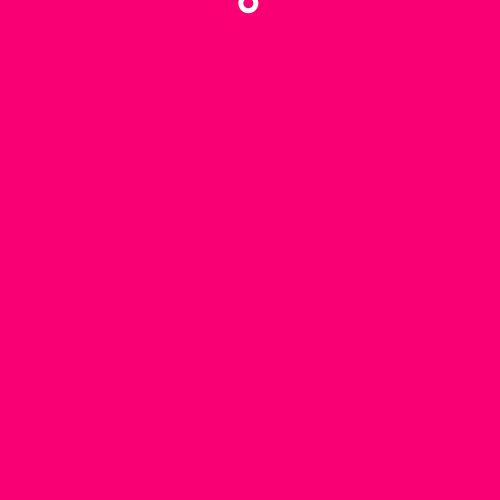
Frame 1 (no input)
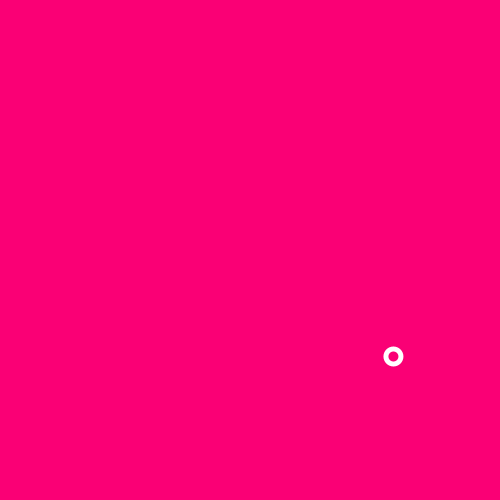
Frame 60 (the mouse pressed at the canvas centre just before this capture)
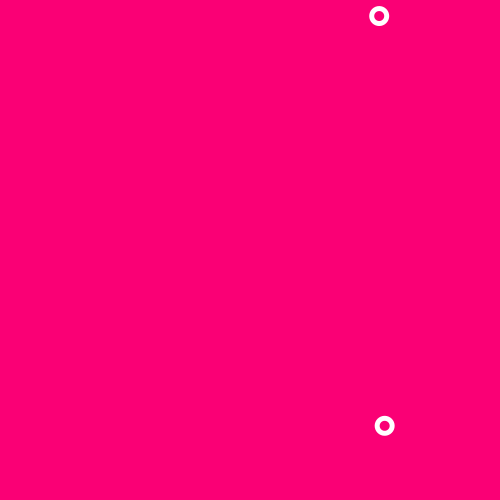
Frame 120 (the mouse held since frame 60 and released just before this capture)

The Processing sketch that drew these frames (run headless with seeded random() and noise(); from frame 60 on, the mouse is pressed at the canvas centre):

// Processing sketch: Apples_Arraylist
// ── Apples_Arraylist.pde
/*/////////////////////
Created by Nidhi Malhotra
for MFADT CCLab Fall 12
/////////////////////*/

ArrayList donuts;

void setup() {
  size(500,500);
  donuts = new ArrayList();
  donuts.add(new Donut(width/2, 0));
}

void draw() {
  background(250, 0, 117);
  for (int i = donuts.size()-1; i >= 0; i--) { 
    // An ArrayList doesn't know what it is storing so we have to cast the object coming out
    Donut myDonut = (Donut) donuts.get(i);
    myDonut.move();
    myDonut.display();
//    if (myDonut.finished()) {
//      // Items can be deleted with remove()
//      donuts.remove(i);
//    }
  }
}
void mousePressed() {
  // A new ball object is added to the ArrayList (by default to the end)
  donuts.add(new Donut(mouseX, mouseY));
}

// ── Apple.pde
class Donut { 
  color c; 
  float xPos;
  float yPos;
  float xSpeed;
  float ySpeed;
  float acc;
  float life = 255;

  Donut(float tempX, float tempY) { 
    c = color(255);
    xPos = tempX;
    yPos = tempY;
    ySpeed = random(1,4);
    xSpeed = random(-4,4);
    acc = random(0.05,0.3);
  }

  void display() { 
    rectMode(CENTER);
    noStroke();
    fill(c);
    smooth();
    ellipse(xPos,yPos,20,20);
    fill(250, 0, 117);
    ellipse(xPos,yPos, 10, 10);
  }

  void move() { 
    ySpeed += acc;
    yPos +=  ySpeed;
    xSpeed += acc;
    xPos += xSpeed;
    if ((yPos >= height)||(yPos==0)) {
      ySpeed *= -1;
    }
    
   if ((xPos >= width)||(xPos==0)) {
      xSpeed *= -1;
    }
  }
  
 boolean finished() {
    // Balls fade out
    life--;
    if (life < 0) {
      return true;
    } else {
      return false;
    }
  }
}
